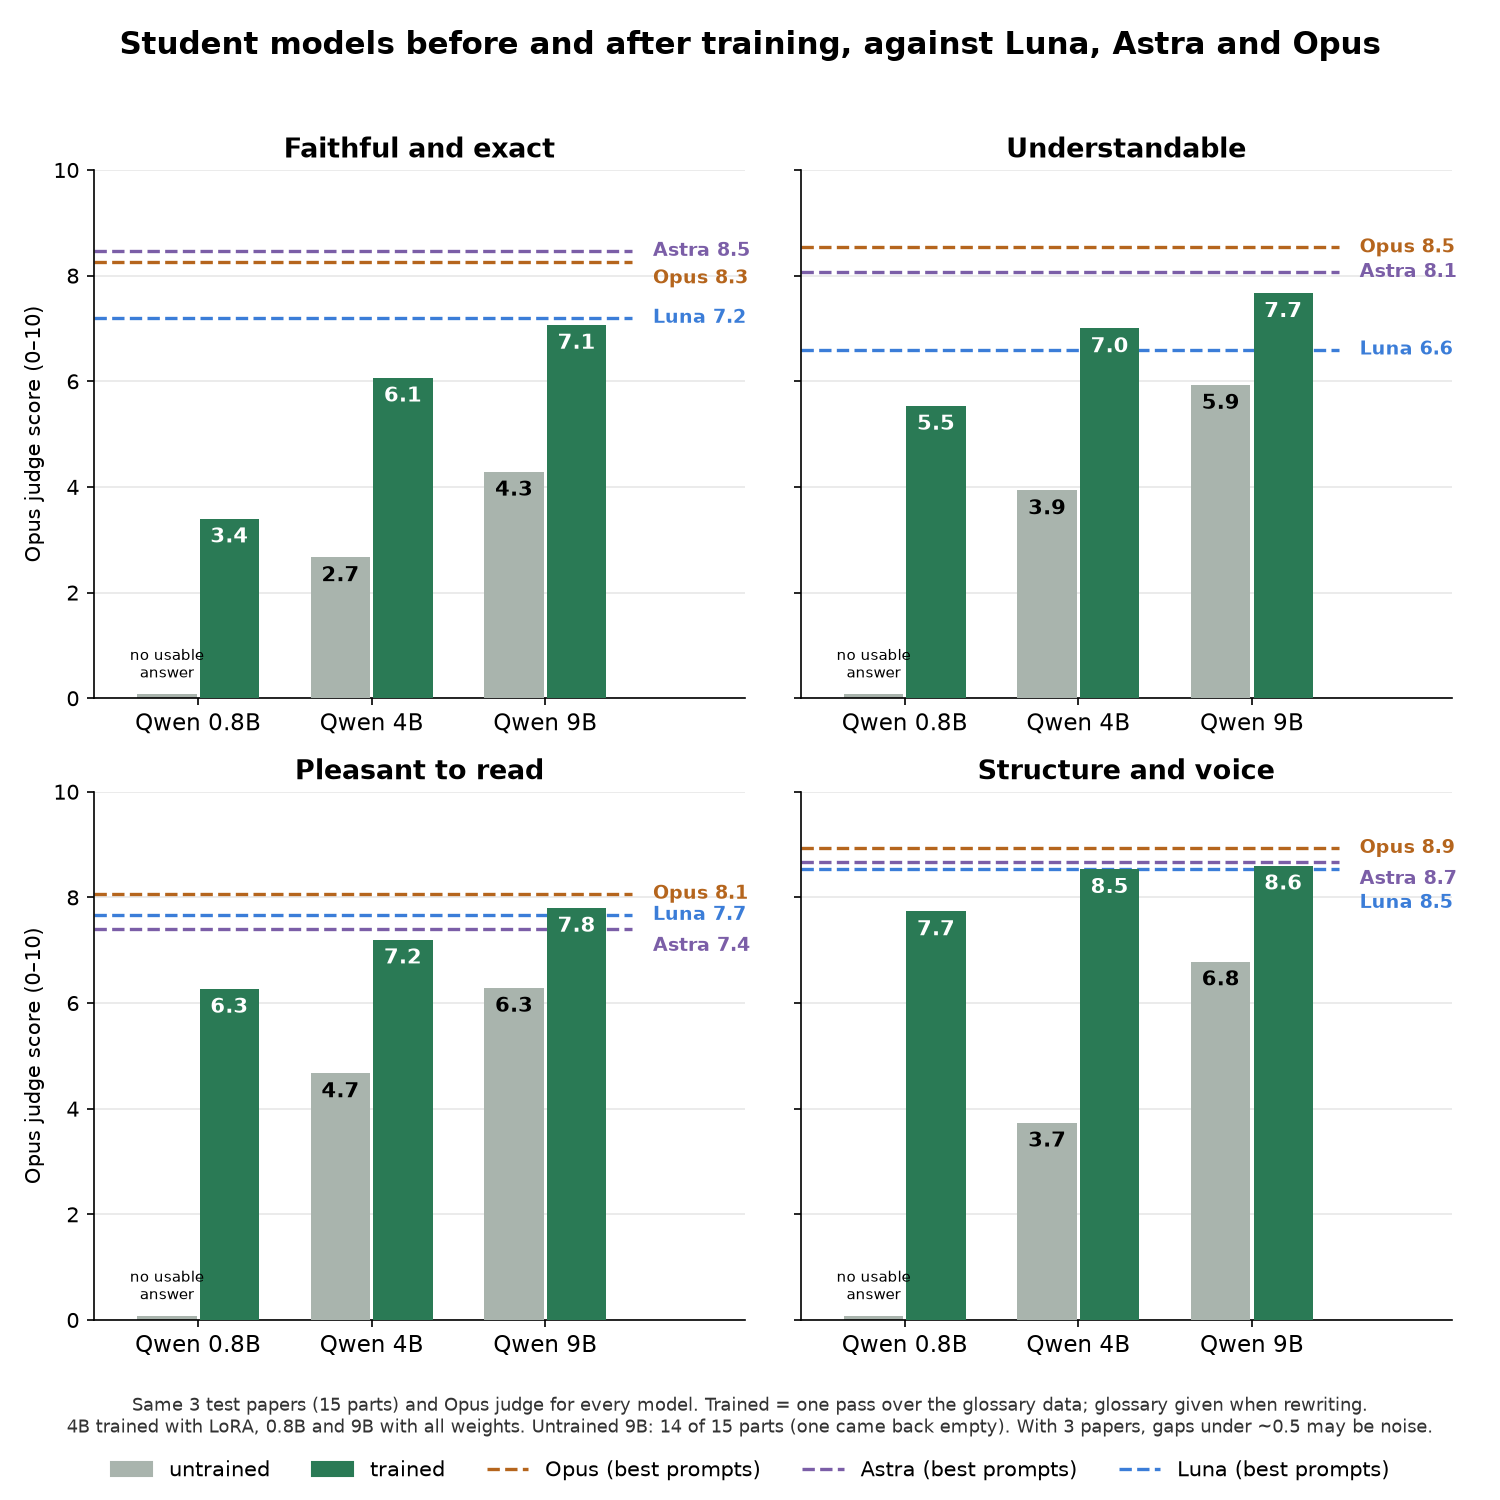

Write the Python code that produced this figure.
"""Square PNG, one panel per judge aspect: Qwen 0.8B / 4B / 9B untrained vs trained
(glossary data, glossary given at rewrite time), against Luna, Astra and Opus with
their best prompts (v8). Same 3 benchmark papers and Opus judge throughout.

    uv run --with matplotlib training/figures/size_curve_axes.py
"""
import json
from pathlib import Path

import matplotlib.pyplot as plt

T = Path(__file__).resolve().parents[1]
load = lambda p: json.loads((T / p).read_text())["candidates"]

trained = {"0.8B": load("runs/qwen35-0.8b-glossary-scratch/benchmark/final-glossary.json")["student-0.8b-glossary-final-greedy"],
           "4B": load("runs/qwen35-4b-glossary-scratch/benchmark/final-glossary.json")["student-4b-glossary-final-greedy"],
           "9B": load("runs/qwen35-9b-full-glossary/benchmark/final-glossary.json")["student-9b-glossary-final-greedy"]}
untrained = {"0.8B": None,   # all 15 answers empty (logs/judge-qwen08b.json)
             "4B": load("runs/qwen35-4b-glossary-scratch/benchmark/final-glossary.json")["qwen4b"],
             "9B": load("logs/judge-qwen9b.json")["qwen9b"]}   # 14 of 15 parts (one empty)
refs = {"Opus": (load("runs/qwen35-4b-glossary-scratch/benchmark/final-glossary.json")["opus"], "#b5651d"),
        "Astra": (load("logs/judge-v8-astra.json")["v8-astra"], "#7b5ea7"),
        "Luna": (load("logs/judge-v8-luna.json")["v8-luna"], "#3b7dd8")}

ASPECTS = [("faithful_and_exact", "Faithful and exact"), ("understandable", "Understandable"),
           ("pleasant_to_read", "Pleasant to read"), ("structure_and_voice", "Structure and voice")]
sizes = ["0.8B", "4B", "9B"]

fig, axes = plt.subplots(2, 2, figsize=(10, 10), sharey=True)
for ax, (key, title) in zip(axes.flat, ASPECTS):
    w = 0.36
    for i, s in enumerate(sizes):
        for dx, src, color, label in [(-w / 2, untrained, "#a9b4ad", "untrained"), (w / 2, trained, "#2a7a55", "trained")]:
            v = src[s][key] if src[s] else None
            x = i + dx
            if v is None:
                ax.bar(x, 0.08, w * 0.95, color=color)
                ax.text(x, 0.3, "no usable\nanswer", ha="center", va="bottom", fontsize=7, zorder=5)
            else:
                ax.bar(x, v, w * 0.95, color=color, zorder=3)
                ax.text(x, v - 0.15, f"{v:.1f}", ha="center", va="top", fontsize=10, fontweight="bold", zorder=4,
                        color="white" if src is trained else "black")
    placed = []
    for name, (r, color) in sorted(refs.items(), key=lambda kv: -kv[1][0][key]):
        v = r[key]
        ax.plot([-0.6, 2.5], [v, v], color=color, ls="--", lw=1.6, zorder=2)
        ty = v
        while any(abs(ty - p) < 0.32 for p in placed):
            ty -= 0.32
        placed.append(ty)
        ax.text(2.62, ty, f"{name} {v:.1f}", color=color, va="center", fontsize=9, fontweight="bold")
    ax.set_title(title, fontsize=13, fontweight="bold")
    ax.set_xticks(range(3), [f"Qwen {s}" for s in sizes], fontsize=11)
    ax.set_xlim(-0.6, 3.15)
    ax.set_ylim(0, 10)
    ax.grid(axis="y", alpha=0.3)
    ax.spines[["top", "right"]].set_visible(False)
axes[0, 0].set_ylabel("Opus judge score (0–10)")
axes[1, 0].set_ylabel("Opus judge score (0–10)")
from matplotlib.lines import Line2D
from matplotlib.patches import Patch
handles = [Patch(color="#a9b4ad", label="untrained"), Patch(color="#2a7a55", label="trained")] + \
          [Line2D([], [], color=c, ls="--", lw=1.6, label=f"{n} (best prompts)") for n, (_, c) in refs.items()]
fig.legend(handles=handles, loc="lower center", ncol=5, frameon=False, fontsize=10)
fig.suptitle("Student models before and after training, against Luna, Astra and Opus", fontsize=15, fontweight="bold")
fig.text(0.5, 0.045, "Same 3 test papers (15 parts) and Opus judge for every model. Trained = one pass over the glossary data; "
         "glossary given when rewriting.\n4B trained with LoRA, 0.8B and 9B with all weights. Untrained 9B: 14 of 15 parts "
         "(one came back empty). With 3 papers, gaps under ~0.5 may be noise.", ha="center", fontsize=8.5, alpha=0.8)
fig.tight_layout(rect=(0, 0.08, 1, 0.96))
out = Path(__file__).with_suffix(".png")
fig.savefig(out, dpi=150)
print(out)
